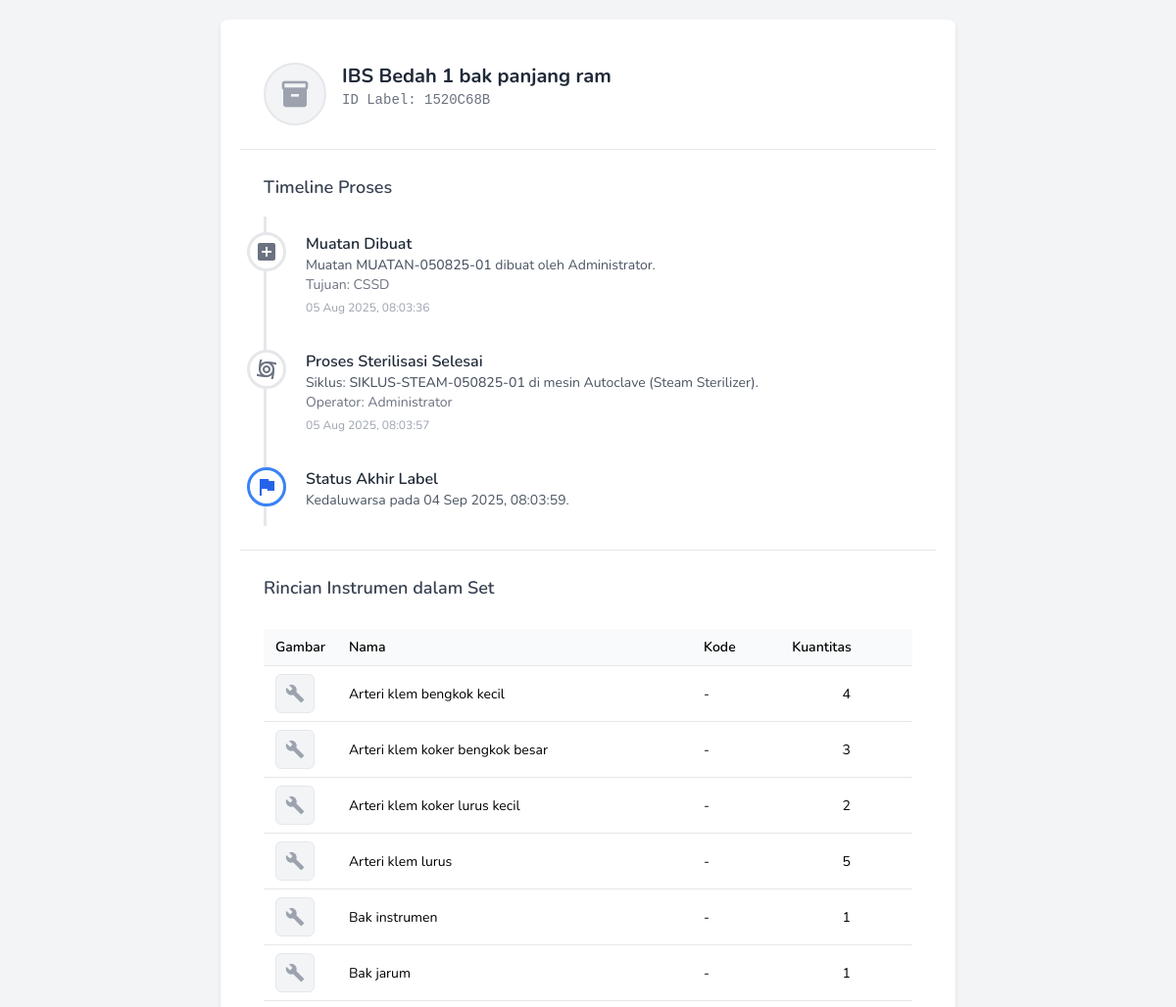
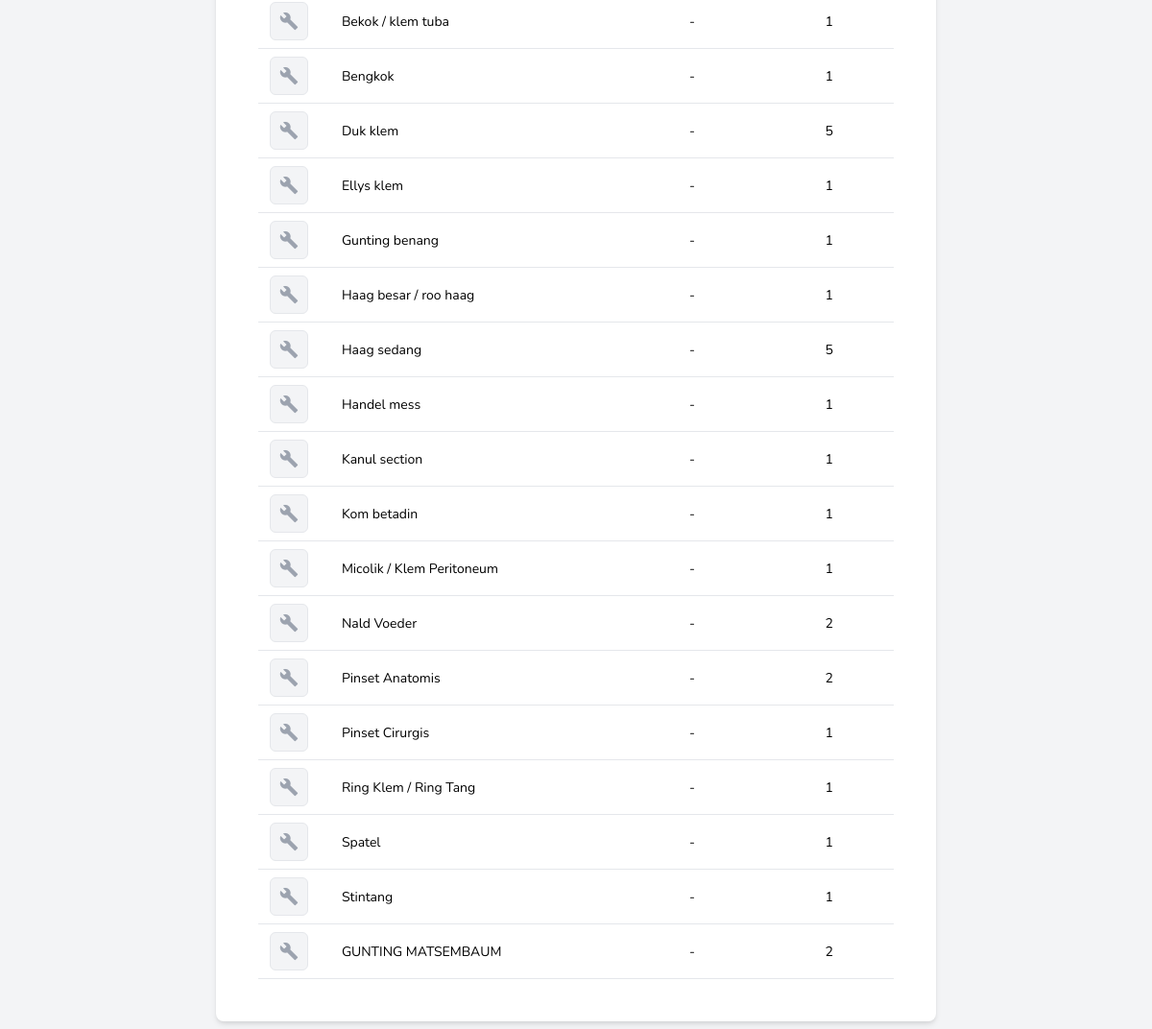
The app's page /public_label_view.php?uid=1520C68B (signed in) with its own data (2 pictures, top to bottom).
### tables this page shows
CREATE TABLE `sterilization_records` (
  `record_id` int(11) NOT NULL,
  `label_unique_id` varchar(50) NOT NULL,
  `item_id` int(11) NOT NULL,
  `cycle_id` int(11) DEFAULT NULL,
  `load_id` int(11) DEFAULT NULL,
  `destination_department_id` int(11) DEFAULT NULL,
  `load_item_id` int(11) DEFAULT NULL,
  `item_type` enum('instrument','set') NOT NULL,
  `label_title` varchar(255) NOT NULL,
  `created_by_user_id` int(11) DEFAULT NULL,
  `created_at` timestamp NULL DEFAULT current_timestamp(),
  `expiry_date` timestamp NULL DEFAULT NULL,
  `status` varchar(25) NOT NULL,
  `used_at` timestamp NULL DEFAULT NULL COMMENT 'Tanggal dan waktu label ditandai sebagai digunakan',
  `validated_by_user_id` int(11) DEFAULT NULL COMMENT 'ID pengguna yang melakukan validasi (mengubah status dari pending_validation ke active)',
  `validated_at` timestamp NULL DEFAULT NULL COMMENT 'Tanggal dan waktu label divalidasi dan diaktifkan',
  `notes` text DEFAULT NULL,
  `label_items_snapshot` text DEFAULT NULL COMMENT 'JSON snapshot dari item dan kuantitas untuk label ini jika item_type adalah set',
  `print_status` varchar(20) NOT NULL DEFAULT 'pending' COMMENT 'pending, printed',
  `action_ip_address` varchar(45) DEFAULT NULL COMMENT 'IP address from public action',
  `action_user_agent` text DEFAULT NULL COMMENT 'User agent details from public action',
  `usage_proof_filename` varchar(255) DEFAULT NULL,
  `issue_proof_filename` varchar(255) DEFAULT NULL,
  `print_count` int(11) NOT NULL DEFAULT 0 COMMENT 'Menghitung berapa kali label dicetak'
);

CREATE TABLE `sterilization_loads` (
  `load_id` int(11) NOT NULL,
  `load_name` varchar(255) NOT NULL COMMENT 'Nama deskriptif untuk muatan, misal: Autoklaf A - Pagi 25/06',
  `notes` text DEFAULT NULL,
  `created_by_user_id` int(11) DEFAULT NULL,
  `machine_id` int(11) DEFAULT NULL,
  `load_type` enum('Rutin','Cito/Darurat','Jadwal Operasi') NOT NULL DEFAULT 'Rutin' COMMENT 'Jenis muatan untuk klasifikasi',
  `priority` enum('Normal','Tinggi','Urgent') NOT NULL DEFAULT 'Normal' COMMENT 'Prioritas pengerjaan muatan',
  `destination_department_id` int(11) DEFAULT NULL,
  `packaging_type_id` int(11) DEFAULT NULL,
  `cycle_id` int(11) DEFAULT NULL COMMENT 'Diisi saat muatan dijalankan dalam siklus',
  `status` varchar(50) NOT NULL DEFAULT 'persiapan' COMMENT 'persiapan, berjalan, menunggu_validasi, selesai, gagal',
  `created_at` timestamp NULL DEFAULT current_timestamp(),
  `updated_at` timestamp NULL DEFAULT current_timestamp() ON UPDATE current_timestamp()
);

CREATE TABLE `users` (
  `user_id` int(11) NOT NULL,
  `username` varchar(50) NOT NULL,
  `email` varchar(100) DEFAULT NULL,
  `password_hash` varchar(255) NOT NULL,
  `full_name` varchar(100) DEFAULT NULL,
  `role` enum('admin','staff','supervisor') NOT NULL DEFAULT 'staff',
  `created_at` timestamp NULL DEFAULT current_timestamp()
);

CREATE TABLE `departments` (
  `department_id` int(11) NOT NULL,
  `department_name` varchar(100) NOT NULL,
  `is_active` tinyint(1) NOT NULL DEFAULT 1,
  `created_at` timestamp NOT NULL DEFAULT current_timestamp()
);

CREATE TABLE `sterilization_cycles` (
  `cycle_id` int(11) NOT NULL,
  `machine_name` varchar(255) NOT NULL,
  `cycle_number` varchar(100) NOT NULL,
  `cycle_date` datetime NOT NULL,
  `operator_user_id` int(11) DEFAULT NULL,
  `status` varchar(50) NOT NULL DEFAULT 'menunggu_validasi' COMMENT 'completed, failed, menunggu_validasi',
  `notes` text DEFAULT NULL,
  `created_at` timestamp NOT NULL DEFAULT current_timestamp()
);

### public_label_view.php (the view, shortened to what the rows shown need)
<?php
require_once 'config.php';
$labelDetails = null;
$setInstrumentsList = [];
$pageErrorMessage = '';
$labelUniqueIdFromGet = trim($_GET['uid'] ?? '');
if (empty($labelUniqueIdFromGet)) {
    $pageErrorMessage = "ID Label tidak disediakan.";
} else {
    $conn = connectToDatabase();
    if ($conn) {
        $sql = "SELECT
                    sr.*, sr.usage_proof_filename, sr.issue_proof_filename,
                    creator.full_name as creator_full_name,
                    validator.full_name as validator_full_name,
                    sc.machine_name, sc.cycle_number, sc.cycle_date, sc.status as cycle_status,
                    cycle_operator.full_name as cycle_operator_name,
                    sl.load_name, sl.created_at as load_created_at, load_creator.full_name as load_creator_name,
                    dest_dept.department_name as destination_department_name,
                    i.image_filename
                FROM sterilization_records sr
                LEFT JOIN users creator ON sr.created_by_user_id = creator.user_id
                LEFT JOIN sterilization_loads sl ON sr.load_id = sl.load_id
                LEFT JOIN users load_creator ON sl.created_by_user_id = load_creator.user_id
                LEFT JOIN sterilization_cycles sc ON sl.cycle_id = sc.cycle_id
                LEFT JOIN users cycle_operator ON sc.operator_user_id = cycle_operator.user_id
                LEFT JOIN users validator ON sr.validated_by_user_id = validator.user_id
                LEFT JOIN departments dest_dept ON sl.destination_department_id = dest_dept.department_id
                LEFT JOIN instruments i ON sr.item_type = 'instrument' AND sr.item_id = i.instrument_id
                WHERE sr.label_unique_id = ?";
        if ($stmt = $conn->prepare($sql)) {
            $stmt->bind_param("s", $labelUniqueIdFromGet);
            $stmt->execute();
            $result = $stmt->get_result();
            if ($result && $result->num_rows === 1) {
                $labelDetails = $result->fetch_assoc();
                $statusInfo = getUniversalStatusBadge($labelDetails['status']);
                $labelDetails['status_display'] = $statusInfo['text'];
                if ($labelDetails['item_type'] === 'set') {
                    $snapshotData = json_decode($labelDetails['label_items_snapshot'] ?? '[]', true);
                    if (is_array($snapshotData) && !empty($snapshotData)) {
                        $instrumentIds = array_column($snapshotData, 'instrument_id');
                        if (!empty($instrumentIds)) {
                            $placeholders = implode(',', array_fill(0, count($instrumentIds), '?'));
                            $sqlSnapshotDetails = "SELECT instrument_id, instrument_name, instrument_code, image_filename FROM instruments WHERE instrument_id IN ($placeholders)";
                            if($stmtSnapshot = $conn->prepare($sqlSnapshotDetails)){
                                $stmtSnapshot->bind_param(str_repeat('i', count($instrumentIds)), ...$instrumentIds);
                                $stmtSnapshot->execute();
                                $instrumentDetailsMap = [];
                                $resultSnapshot = $stmtSnapshot->get_result();
                                while($row = $resultSnapshot->fetch_assoc()){ $instrumentDetailsMap[$row['instrument_id']] = $row; }
                                foreach($snapshotData as $item){
                                    $setInstrumentsList[] = [
                                        'instrument_name' => $instrumentDetailsMap[$item['instrument_id']]['instrument_name'] ?? 'Instrumen Dihapus',
                                        'instrument_code' => $instrumentDetailsMap[$item['instrument_id']]['instrument_code'] ?? '-',
                                        'quantity' => $item['quantity'],
                                        'image_filename' => $instrumentDetailsMap[$item['instrument_id']]['image_filename'] ?? null
                                    ];
                                }
                            }
                        }
                    }
                }
            } else {
                $pageErrorMessage = "Label dengan ID '" . htmlspecialchars($labelUniqueIdFromGet) . "' tidak ditemukan.";
            }
        } else {
            $pageErrorMessage = "Gagal mempersiapkan query: " . $conn->error;
        }
    } else {
        $pageErrorMessage = "Koneksi ke database gagal.";
    }
}
?>
<!DOCTYPE html>
<html lang="id">
<head>
    <link href="https://cdn.jsdelivr.net/npm/tailwindcss@2.2.19/dist/tailwind.min.css" rel="stylesheet">
    <link rel="stylesheet" href="assets/css/style.css?v=<?php echo time(); ?>">
</head>
<body class="bg-gray-100">
    <div class="label-view-wrapper">
        <?php if ($labelDetails): ?>
            <div class="card p-0">
                <div class="p-6 border-b">
                    <div class="flex flex-col md:flex-row md:justify-between md:items-start gap-4">
                        <div class="flex items-start gap-4">
                            <div id="itemThumbnail" class="item-thumbnail"
                                data-image-src=""
                                data-item-type="<?php echo htmlspecialchars($labelDetails['item_type']); ?>">
                                <?php
                                $hasImage = !empty($labelDetails['image_filename']) && file_exists('uploads/instruments/' . $labelDetails['image_filename']);
                                if ($labelDetails['item_type'] === 'instrument') {
                                    echo $hasImage ? '<img src="uploads/instruments/' . htmlspecialchars($labelDetails['image_filename']) . '" alt="Gambar Instrumen">' : '<span class="material-icons">build</span>';
                                } else {
                                    echo '<span class="material-icons">inventory_2</span>';
                                }
                                ?>
                            </div>
                            <div>
                                <h2 class="text-xl font-bold text-gray-800"><?php echo htmlspecialchars($labelDetails['label_title']); ?></h2>
                                <p class="font-mono text-sm text-gray-500">ID Label: <?php echo htmlspecialchars($labelDetails['label_unique_id']); ?></p>
                            </div>
                        </div>
                    </div>
                </div>
                <div class="p-6">
                    <h3 class="text-lg font-semibold text-gray-700 mb-4">Timeline Proses</h3>
                    <div class="timeline">
                        <div class="timeline-item">
                            <div class="timeline-icon bg-gray-100"><span class="material-icons text-gray-500">add_box</span></div>
                            <p class="font-semibold text-gray-800">Muatan Dibuat</p>
                            <p class="text-sm text-gray-600">Muatan <span class="font-medium"><?php echo htmlspecialchars($labelDetails['load_name'] ?? '-'); ?></span> dibuat oleh <?php echo htmlspecialchars($labelDetails['load_creator_name'] ?? 'N/A'); ?>.</p>
                            <p class="text-sm text-gray-500">Tujuan: <?php echo htmlspecialchars($labelDetails['destination_department_name'] ?? 'Stok Umum'); ?></p>
                            <time class="text-xs text-gray-400"><?php echo (new DateTime($labelDetails['load_created_at']))->format('d M Y, H:i:s'); ?></time>
                        </div>
                        <div class="timeline-item">
                            <div class="timeline-icon bg-gray-100"><span class="material-icons text-gray-500">cyclone</span></div>
                            <p class="font-semibold text-gray-800">Proses Sterilisasi Selesai</p>
                            <p class="text-sm text-gray-600">Siklus: <span class="font-medium"><?php echo htmlspecialchars($labelDetails['cycle_number'] ?? '-'); ?></span> di mesin <?php echo htmlspecialchars($labelDetails['machine_name'] ?? '-'); ?>.</p>
                            <p class="text-sm text-gray-500">Operator: <?php echo htmlspecialchars($labelDetails['cycle_operator_name'] ?? 'N/A'); ?></p>
                            <time class="text-xs text-gray-400"><?php echo (new DateTime($labelDetails['cycle_date']))->format('d M Y, H:i:s'); ?></time>
                        </div>
                         <div class="timeline-item timeline-item-final">
                            <div class="timeline-icon bg-blue-100"><span class="material-icons text-blue-600">flag</span></div>
                            <p class="font-semibold text-gray-800">Status Akhir Label</p>
                            <?php if($labelDetails['status'] === 'used' && !empty($labelDetails['used_at'])): ?>
                                <p class="text-sm text-gray-600">Telah digunakan pada <?php echo (new DateTime($labelDetails['used_at']))->format('d M Y, H:i:s'); ?>.</p>
                                <?php if (!empty($labelDetails['usage_proof_filename']) && file_exists('uploads/usage_proof/' . $labelDetails['usage_proof_filename'])): ?>
                                    <div class="proof-thumbnail-container">
                                        <img src="uploads/usage_proof/<?php echo htmlspecialchars($labelDetails['usage_proof_filename']); ?>" alt="Bukti Penggunaan" class="proof-thumbnail" onclick="showImageModal('uploads/usage_proof/<?php echo htmlspecialchars($labelDetails['usage_proof_filename']); ?>', 'instrument')">
                                    </div>
                                <?php endif; ?>
                            <?php elseif($labelDetails['status'] === 'expired'): ?>
                                <p class="text-sm text-gray-600">Kedaluwarsa pada <?php echo (new DateTime($labelDetails['expiry_date']))->format('d M Y, H:i:s'); ?>.</p>
                            <?php elseif($labelDetails['status'] === 'voided'): ?>
                                <p class="text-sm text-gray-600 font-medium">Dibatalkan secara administratif dan tidak valid untuk digunakan.</p>
                            <?php else: ?>
                                <p class="text-sm text-gray-600">Label masih aktif dan siap digunakan hingga <?php echo (new DateTime($labelDetails['expiry_date']))->format('d M Y, H:i:s'); ?>.</p>
                            <?php endif; ?>
                        </div>
                    </div>
                </div>
                <?php if (!empty($setInstrumentsList)): ?>
                    <div class="p-6 border-t">
                        <h3 class="text-lg font-semibold text-gray-700 mb-3">Rincian Instrumen dalam Set</h3>
                        <div class="overflow-x-auto">
                            <table class="instrument-list-table">
                                <thead><tr><th class="w-16">Gambar</th><th>Nama</th><th>Kode</th><th class="text-center">Kuantitas</th></tr></thead>
                                <tbody>
                                    <?php foreach ($setInstrumentsList as $instrument): ?>
                                    <tr>
                                        <td>
                                            <div class="instrument-list-thumbnail" data-image-src="" data-item-type="instrument">
                                                <?php if (!empty($instrument['image_filename']) && file_exists('uploads/instruments/' . $instrument['image_filename'])): ?>
                                                    <img src="uploads/instruments/<?php echo htmlspecialchars($instrument['image_filename']); ?>" alt="Gambar Instrumen">
                                                <?php else: ?>
                                                    <span class="material-icons">build</span>
                                                <?php endif; ?>
                                            </div>
                                        </td>
                                        <td><?php echo htmlspecialchars($instrument['instrument_name']); ?></td>
                                        <td><?php echo htmlspecialchars($instrument['instrument_code'] ?? '-'); ?></td>
                                        <td class="text-center"><?php echo htmlspecialchars((string)$instrument['quantity']); ?></td>
                                    </tr>
                                    <?php endforeach; ?>
                                </tbody>
                            </table>
                        </div>
                    </div>
                <?php endif; ?>
            </div>
        <?php else: ?>
            <div class="card p-6">
                 <div class="alert alert-danger" role="alert"><span class="material-icons">error</span><span><?php echo htmlspecialchars($pageErrorMessage ?: 'Gagal memuat detail label atau ID tidak valid.'); ?></span></div>
            </div>
        <?php endif; ?>
    </div>
</body>
</html>

### records on screen
sterilization_records: label_title "IBS Bedah 1 bak panjang ram", label_unique "1520C68B", load.load_name "MUATAN-050825-01", created_by_user.full_name "Administrator", destination_department.department_name "CSSD", load.created_at "05 Aug 2025, 08:03:36", cycle.cycle_number "SIKLUS-STEAM-050825-01", cycle.machine_name "Autoclave (Steam Sterilizer)", cycle.cycle_date "05 Aug 2025, 08:03:57", expiry_date "04 Sep 2025, 08:03:59"

### other values on screen
$instrument['instrument_name'] "Arteri klem bengkok kecil"
$instrument['instrument_code'] "-"
$instrument['quantity'] "4"
$instrument['instrument_name'] "Arteri klem koker bengkok besar"
$instrument['quantity'] "3"
$instrument['instrument_name'] "Arteri klem koker lurus kecil"
$instrument['quantity'] "2"
$instrument['instrument_name'] "Arteri klem lurus"
$instrument['quantity'] "5"
$instrument['instrument_name'] "Bak instrumen"
$instrument['quantity'] "1"
$instrument['instrument_name'] "Bak jarum"
$instrument['instrument_name'] "Bekok / klem tuba"
$instrument['instrument_name'] "Bengkok"
$instrument['instrument_name'] "Duk klem"
